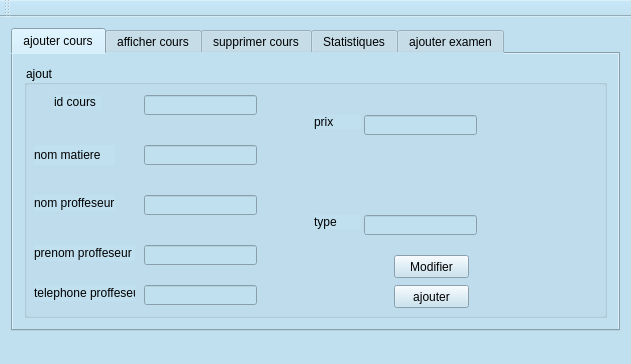
<?xml version="1.0" encoding="UTF-8"?>
<ui version="4.0">
 <class>MainWindow</class>
 <widget class="QMainWindow" name="MainWindow">
  <property name="geometry">
   <rect>
    <x>0</x>
    <y>0</y>
    <width>631</width>
    <height>364</height>
   </rect>
  </property>
  <property name="windowTitle">
   <string>Gestion des Clients</string>
  </property>
  <property name="styleSheet">
   <string notr="true">QWidget {
    background-color: #C0DFEF;
    
}
QTableView{border: 6px solid #aa0000; /*other code about padding background stc*/ ;}
QHeaderView::section {
    background-color: #aaaa7f;
    padding: 4px;
    border: 1px solid #fffff8;
    font-size: 8pt;
}

QTableWidget {
    gridline-color: #ff4842;
    font-size: 9pt;
}

QTableWidget QTableCornerButton::section {
    background-color: #ff4842;
    border: 1px solid #fffff8;
}</string>
  </property>
  <widget class="QWidget" name="centralWidget">
   <layout class="QHBoxLayout" name="horizontalLayout">
    <item>
     <widget class="QTabWidget" name="tabWidget">
      <property name="currentIndex">
       <number>0</number>
      </property>
      <widget class="QWidget" name="tab">
       <attribute name="title">
        <string>ajouter cours</string>
       </attribute>
       <layout class="QHBoxLayout" name="horizontalLayout_2">
        <item>
         <widget class="QGroupBox" name="groupBox_2">
          <property name="sizePolicy">
           <sizepolicy hsizetype="Minimum" vsizetype="Preferred">
            <horstretch>0</horstretch>
            <verstretch>0</verstretch>
           </sizepolicy>
          </property>
          <property name="title">
           <string>ajout</string>
          </property>
          <widget class="QLabel" name="label_8">
           <property name="geometry">
            <rect>
             <x>30</x>
             <y>30</y>
             <width>47</width>
             <height>14</height>
            </rect>
           </property>
           <property name="text">
            <string>id cours</string>
           </property>
          </widget>
          <widget class="QLabel" name="label_9">
           <property name="geometry">
            <rect>
             <x>10</x>
             <y>80</y>
             <width>81</width>
             <height>20</height>
            </rect>
           </property>
           <property name="text">
            <string>nom matiere</string>
           </property>
          </widget>
          <widget class="QLabel" name="label_10">
           <property name="geometry">
            <rect>
             <x>10</x>
             <y>130</y>
             <width>81</width>
             <height>16</height>
            </rect>
           </property>
           <property name="text">
            <string>nom proffeseur</string>
           </property>
          </widget>
          <widget class="QLabel" name="label_11">
           <property name="geometry">
            <rect>
             <x>10</x>
             <y>180</y>
             <width>101</width>
             <height>16</height>
            </rect>
           </property>
           <property name="text">
            <string>prenom proffeseur</string>
           </property>
          </widget>
          <widget class="QLabel" name="label_12">
           <property name="geometry">
            <rect>
             <x>10</x>
             <y>220</y>
             <width>101</width>
             <height>16</height>
            </rect>
           </property>
           <property name="text">
            <string>telephone proffeseur</string>
           </property>
          </widget>
          <widget class="QLabel" name="label_13">
           <property name="geometry">
            <rect>
             <x>290</x>
             <y>50</y>
             <width>47</width>
             <height>14</height>
            </rect>
           </property>
           <property name="text">
            <string>prix</string>
           </property>
          </widget>
          <widget class="QLabel" name="label_14">
           <property name="geometry">
            <rect>
             <x>290</x>
             <y>150</y>
             <width>47</width>
             <height>14</height>
            </rect>
           </property>
           <property name="text">
            <string>type</string>
           </property>
          </widget>
          <widget class="QLineEdit" name="le_id_Cours">
           <property name="geometry">
            <rect>
             <x>120</x>
             <y>30</y>
             <width>113</width>
             <height>20</height>
            </rect>
           </property>
           <property name="sizePolicy">
            <sizepolicy hsizetype="Minimum" vsizetype="Preferred">
             <horstretch>0</horstretch>
             <verstretch>0</verstretch>
            </sizepolicy>
           </property>
          </widget>
          <widget class="QLineEdit" name="le_nom_matiere">
           <property name="geometry">
            <rect>
             <x>120</x>
             <y>80</y>
             <width>113</width>
             <height>20</height>
            </rect>
           </property>
           <property name="sizePolicy">
            <sizepolicy hsizetype="Minimum" vsizetype="Preferred">
             <horstretch>0</horstretch>
             <verstretch>0</verstretch>
            </sizepolicy>
           </property>
          </widget>
          <widget class="QLineEdit" name="le_nom_proffeseur">
           <property name="geometry">
            <rect>
             <x>120</x>
             <y>130</y>
             <width>113</width>
             <height>20</height>
            </rect>
           </property>
           <property name="sizePolicy">
            <sizepolicy hsizetype="Minimum" vsizetype="Preferred">
             <horstretch>0</horstretch>
             <verstretch>0</verstretch>
            </sizepolicy>
           </property>
          </widget>
          <widget class="QLineEdit" name="le_prenom_proffeseur">
           <property name="geometry">
            <rect>
             <x>120</x>
             <y>180</y>
             <width>113</width>
             <height>20</height>
            </rect>
           </property>
           <property name="sizePolicy">
            <sizepolicy hsizetype="Minimum" vsizetype="Preferred">
             <horstretch>0</horstretch>
             <verstretch>0</verstretch>
            </sizepolicy>
           </property>
          </widget>
          <widget class="QLineEdit" name="telephone_proffeseur">
           <property name="geometry">
            <rect>
             <x>120</x>
             <y>220</y>
             <width>113</width>
             <height>20</height>
            </rect>
           </property>
           <property name="sizePolicy">
            <sizepolicy hsizetype="Minimum" vsizetype="Preferred">
             <horstretch>0</horstretch>
             <verstretch>0</verstretch>
            </sizepolicy>
           </property>
          </widget>
          <widget class="QLineEdit" name="le_prix">
           <property name="geometry">
            <rect>
             <x>340</x>
             <y>50</y>
             <width>113</width>
             <height>20</height>
            </rect>
           </property>
           <property name="sizePolicy">
            <sizepolicy hsizetype="Minimum" vsizetype="Preferred">
             <horstretch>0</horstretch>
             <verstretch>0</verstretch>
            </sizepolicy>
           </property>
          </widget>
          <widget class="QLineEdit" name="le_type">
           <property name="geometry">
            <rect>
             <x>340</x>
             <y>150</y>
             <width>113</width>
             <height>20</height>
            </rect>
           </property>
           <property name="sizePolicy">
            <sizepolicy hsizetype="Minimum" vsizetype="Preferred">
             <horstretch>0</horstretch>
             <verstretch>0</verstretch>
            </sizepolicy>
           </property>
          </widget>
          <widget class="QPushButton" name="pb_ajouter">
           <property name="geometry">
            <rect>
             <x>370</x>
             <y>220</y>
             <width>75</width>
             <height>23</height>
            </rect>
           </property>
           <property name="text">
            <string>ajouter</string>
           </property>
          </widget>
          <widget class="QPushButton" name="pushButton_2">
           <property name="geometry">
            <rect>
             <x>370</x>
             <y>190</y>
             <width>75</width>
             <height>23</height>
            </rect>
           </property>
           <property name="text">
            <string>Modifier</string>
           </property>
          </widget>
         </widget>
        </item>
       </layout>
      </widget>
      <widget class="QWidget" name="widget">
       <attribute name="title">
        <string>afficher cours</string>
       </attribute>
       <widget class="QTableView" name="tab_cours">
        <property name="geometry">
         <rect>
          <x>0</x>
          <y>50</y>
          <width>521</width>
          <height>211</height>
         </rect>
        </property>
       </widget>
       <widget class="QPushButton" name="pushButton_3">
        <property name="geometry">
         <rect>
          <x>410</x>
          <y>10</y>
          <width>75</width>
          <height>23</height>
         </rect>
        </property>
        <property name="text">
         <string>Trier</string>
        </property>
       </widget>
       <widget class="QPushButton" name="pushButton_4">
        <property name="geometry">
         <rect>
          <x>190</x>
          <y>10</y>
          <width>75</width>
          <height>23</height>
         </rect>
        </property>
        <property name="text">
         <string>Rechercher</string>
        </property>
       </widget>
       <widget class="QLineEdit" name="lineEdit_2">
        <property name="geometry">
         <rect>
          <x>70</x>
          <y>10</y>
          <width>113</width>
          <height>20</height>
         </rect>
        </property>
       </widget>
       <widget class="QPushButton" name="pushButton_5">
        <property name="geometry">
         <rect>
          <x>290</x>
          <y>10</y>
          <width>75</width>
          <height>23</height>
         </rect>
        </property>
        <property name="text">
         <string>Actualiser</string>
        </property>
       </widget>
      </widget>
      <widget class="QWidget" name="tab_2">
       <attribute name="title">
        <string>supprimer cours</string>
       </attribute>
       <widget class="QLineEdit" name="lineEdit">
        <property name="geometry">
         <rect>
          <x>130</x>
          <y>100</y>
          <width>113</width>
          <height>20</height>
         </rect>
        </property>
       </widget>
       <widget class="QPushButton" name="pushButton">
        <property name="geometry">
         <rect>
          <x>260</x>
          <y>100</y>
          <width>75</width>
          <height>23</height>
         </rect>
        </property>
        <property name="text">
         <string>Supprimer</string>
        </property>
       </widget>
      </widget>
      <widget class="QWidget" name="tab_3">
       <attribute name="title">
        <string>Statistiques</string>
       </attribute>
       <widget class="QTableView" name="tableView">
        <property name="geometry">
         <rect>
          <x>100</x>
          <y>20</y>
          <width>256</width>
          <height>221</height>
         </rect>
        </property>
       </widget>
       <widget class="QPushButton" name="pushButton_6">
        <property name="geometry">
         <rect>
          <x>400</x>
          <y>30</y>
          <width>75</width>
          <height>23</height>
         </rect>
        </property>
        <property name="text">
         <string>actualiser</string>
        </property>
       </widget>
      </widget>
      <widget class="QWidget" name="tab_4">
       <attribute name="title">
        <string>ajouter examen</string>
       </attribute>
       <widget class="QGroupBox" name="groupBox">
        <property name="geometry">
         <rect>
          <x>-10</x>
          <y>10</y>
          <width>591</width>
          <height>251</height>
         </rect>
        </property>
        <property name="title">
         <string>ajout d'examen</string>
        </property>
        <widget class="QLineEdit" name="lineEdit_3">
         <property name="geometry">
          <rect>
           <x>110</x>
           <y>50</y>
           <width>113</width>
           <height>20</height>
          </rect>
         </property>
        </widget>
        <widget class="QLineEdit" name="lineEdit_4">
         <property name="geometry">
          <rect>
           <x>110</x>
           <y>100</y>
           <width>113</width>
           <height>20</height>
          </rect>
         </property>
        </widget>
        <widget class="QLineEdit" name="lineEdit_5">
         <property name="geometry">
          <rect>
           <x>110</x>
           <y>150</y>
           <width>113</width>
           <height>20</height>
          </rect>
         </property>
         <property name="text">
          <string/>
         </property>
        </widget>
        <widget class="QLineEdit" name="lineEdit_6">
         <property name="geometry">
          <rect>
           <x>370</x>
           <y>50</y>
           <width>113</width>
           <height>20</height>
          </rect>
         </property>
        </widget>
        <widget class="QLineEdit" name="lineEdit_7">
         <property name="geometry">
          <rect>
           <x>370</x>
           <y>100</y>
           <width>113</width>
           <height>20</height>
          </rect>
         </property>
        </widget>
        <widget class="QLineEdit" name="lineEdit_8">
         <property name="geometry">
          <rect>
           <x>370</x>
           <y>150</y>
           <width>113</width>
           <height>20</height>
          </rect>
         </property>
        </widget>
        <widget class="QLabel" name="label">
         <property name="geometry">
          <rect>
           <x>30</x>
           <y>50</y>
           <width>61</width>
           <height>16</height>
          </rect>
         </property>
         <property name="text">
          <string>id_examen</string>
         </property>
        </widget>
        <widget class="QLabel" name="label_2">
         <property name="geometry">
          <rect>
           <x>30</x>
           <y>100</y>
           <width>71</width>
           <height>20</height>
          </rect>
         </property>
         <property name="text">
          <string>nom matiere</string>
         </property>
        </widget>
        <widget class="QLabel" name="label_3">
         <property name="geometry">
          <rect>
           <x>30</x>
           <y>150</y>
           <width>61</width>
           <height>20</height>
          </rect>
         </property>
         <property name="text">
          <string>coefficient</string>
         </property>
        </widget>
        <widget class="QLabel" name="label_4">
         <property name="geometry">
          <rect>
           <x>310</x>
           <y>50</y>
           <width>47</width>
           <height>14</height>
          </rect>
         </property>
         <property name="text">
          <string>date</string>
         </property>
        </widget>
        <widget class="QLabel" name="label_5">
         <property name="geometry">
          <rect>
           <x>280</x>
           <y>100</y>
           <width>91</width>
           <height>20</height>
          </rect>
         </property>
         <property name="text">
          <string>identifiant enfant</string>
         </property>
        </widget>
        <widget class="QLabel" name="label_6">
         <property name="geometry">
          <rect>
           <x>320</x>
           <y>150</y>
           <width>47</width>
           <height>14</height>
          </rect>
         </property>
         <property name="text">
          <string>classe</string>
         </property>
        </widget>
        <widget class="QLineEdit" name="lineEdit_9">
         <property name="geometry">
          <rect>
           <x>110</x>
           <y>190</y>
           <width>113</width>
           <height>20</height>
          </rect>
         </property>
        </widget>
        <widget class="QLabel" name="label_7">
         <property name="geometry">
          <rect>
           <x>30</x>
           <y>190</y>
           <width>47</width>
           <height>14</height>
          </rect>
         </property>
         <property name="text">
          <string>session</string>
         </property>
        </widget>
       </widget>
      </widget>
     </widget>
    </item>
   </layout>
  </widget>
  <widget class="QMenuBar" name="menuBar">
   <property name="geometry">
    <rect>
     <x>0</x>
     <y>0</y>
     <width>631</width>
     <height>22</height>
    </rect>
   </property>
  </widget>
  <widget class="QToolBar" name="mainToolBar">
   <attribute name="toolBarArea">
    <enum>TopToolBarArea</enum>
   </attribute>
   <attribute name="toolBarBreak">
    <bool>false</bool>
   </attribute>
  </widget>
  <widget class="QStatusBar" name="statusBar"/>
 </widget>
 <layoutdefault spacing="6" margin="11"/>
 <resources/>
 <connections/>
</ui>
